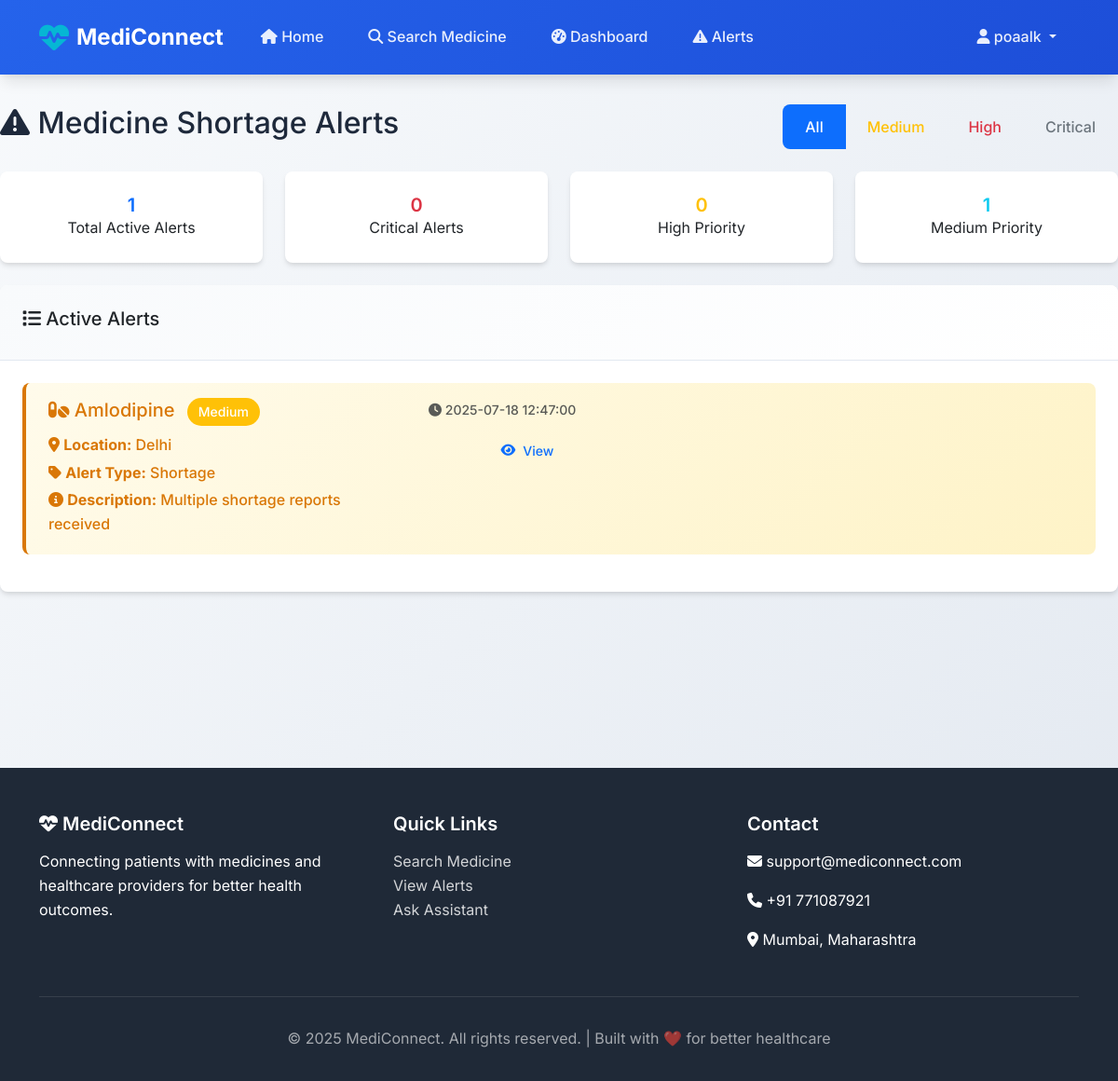
/alerts (signed in), run on the app's committed database.
### tables this page shows
CREATE TABLE shortage_alerts (
    id INTEGER PRIMARY KEY AUTOINCREMENT,
    medicine_id INTEGER NOT NULL,
    location_id INTEGER NOT NULL,
    alert_type VARCHAR(20) NOT NULL CHECK (alert_type IN ('shortage', 'price_spike', 'unavailable')),
    severity VARCHAR(20) NOT NULL CHECK (severity IN ('low', 'medium', 'high', 'critical')),
    description TEXT,
    affected_pharmacies_count INTEGER DEFAULT 0,
    average_price DECIMAL(10, 2),
    price_increase_percentage DECIMAL(5, 2),
    is_active BOOLEAN DEFAULT TRUE,
    created_at TIMESTAMP DEFAULT CURRENT_TIMESTAMP,
    resolved_at TIMESTAMP NULL,
    FOREIGN KEY (medicine_id) REFERENCES medicines(id),
    FOREIGN KEY (location_id) REFERENCES locations(id)
);

CREATE TABLE medicines (
    id INTEGER PRIMARY KEY AUTOINCREMENT,
    name VARCHAR(200) NOT NULL,
    generic_name VARCHAR(200),
    brand_name VARCHAR(200),
    dosage_form VARCHAR(50), -- tablet, capsule, injection, etc.
    strength VARCHAR(50),
    category VARCHAR(100), -- essential, controlled, etc.
    manufacturer VARCHAR(200),
    is_essential BOOLEAN DEFAULT FALSE,
    created_at TIMESTAMP DEFAULT CURRENT_TIMESTAMP,
    updated_at TIMESTAMP DEFAULT CURRENT_TIMESTAMP
);

CREATE TABLE locations (
    id INTEGER PRIMARY KEY AUTOINCREMENT,
    name VARCHAR(100) NOT NULL,
    location_type VARCHAR(20) NOT NULL CHECK (location_type IN ('state', 'district', 'city', 'area')),
    parent_id INTEGER,
    latitude DECIMAL(10, 8),
    longitude DECIMAL(11, 8),
    created_at TIMESTAMP DEFAULT CURRENT_TIMESTAMP,
    FOREIGN KEY (parent_id) REFERENCES locations(id)
);

### app.py (the view)
@app.route('/alerts')
@login_required
def view_alerts():
    alerts = execute_query('''
        SELECT sa.*, m.name as medicine_name, l.name as location_name
        FROM shortage_alerts sa
        JOIN medicines m ON sa.medicine_id = m.id
        JOIN locations l ON sa.location_id = l.id
        WHERE sa.is_active = TRUE
        ORDER BY sa.severity DESC, sa.created_at DESC
    ''')
    return render_template('alerts.html', alerts=alerts)

### app.py (called while the page is built)
def login_required(f):
    @wraps(f)
    def decorated_function(*args, **kwargs):
        if 'user_id' not in session:
            return redirect(url_for('login'))
        return f(*args, **kwargs)
    return decorated_function

def get_db_connection():
    conn = sqlite3.connect('healthcare.db')
    conn.row_factory = sqlite3.Row
    return conn

def execute_query(query, params=None):
    conn = get_db_connection()
    try:
        if params:
            result = conn.execute(query, params).fetchall()
        else:
            result = conn.execute(query).fetchall()
        conn.commit()
        return result
    except Exception as e:
        logger.error(f"Database error: {e}")
        return None
    finally:
        conn.close()

### templates/alerts.html (shortened to what this page needs)
{% extends "base.html" %}
{% block content %}
<div class="row">
    <div class="col-md-12">
        <div class="d-flex justify-content-between align-items-center mb-4">
            <h2><i class="fas fa-exclamation-triangle"></i> Medicine Shortage Alerts</h2>
            <div class="btn-group" role="group">
                <button type="button" class="btn btn-outline-primary active" onclick="filterAlerts('all')">All</button>
                <button type="button" class="btn btn-outline-warning" onclick="filterAlerts('medium')">Medium</button>
                <button type="button" class="btn btn-outline-danger" onclick="filterAlerts('high')">High</button>
                <button type="button" class="btn btn-outline-secondary" onclick="filterAlerts('critical')">Critical</button>
            </div>
        </div>
    </div>
</div>
<div class="row mb-4">
    <div class="col-md-3">
        <div class="card text-center">
            <div class="card-body">
                <h5 class="card-title text-primary">{{ alerts|length }}</h5>
                <p class="card-text">Total Active Alerts</p>
            </div>
        </div>
    </div>
    <div class="col-md-3">
        <div class="card text-center">
            <div class="card-body">
                <h5 class="card-title text-danger">{{ alerts|selectattr('severity', 'equalto', 'critical')|list|length }}</h5>
                <p class="card-text">Critical Alerts</p>
            </div>
        </div>
    </div>
    <div class="col-md-3">
        <div class="card text-center">
            <div class="card-body">
                <h5 class="card-title text-warning">{{ alerts|selectattr('severity', 'equalto', 'high')|list|length }}</h5>
                <p class="card-text">High Priority</p>
            </div>
        </div>
    </div>
    <div class="col-md-3">
        <div class="card text-center">
            <div class="card-body">
                <h5 class="card-title text-info">{{ alerts|selectattr('severity', 'equalto', 'medium')|list|length }}</h5>
                <p class="card-text">Medium Priority</p>
            </div>
        </div>
    </div>
</div>
<div class="row">
    <div class="col-md-12">
        <div class="card">
            <div class="card-header">
                <h5><i class="fas fa-list"></i> Active Alerts</h5>
            </div>
            <div class="card-body">
                {% if alerts %}
                <div id="alertsList">
                    {% for alert in alerts %}
                    <div class="alert alert-{{ 'warning' if alert.severity == 'medium' else 'danger' if alert.severity == 'high' else 'dark' if alert.severity == 'critical' else 'info' }} alert-dismissible fade show"
                         data-severity="{{ alert.severity }}" data-alert-id="{{ alert.id }}">
                        <div class="row">
                            <div class="col-md-8">
                                <h5 class="alert-heading">
                                    <i class="fas fa-pills"></i> {{ alert.medicine_name }}
                                    <span class="badge bg-{{ 'warning' if alert.severity == 'medium' else 'danger' if alert.severity == 'high' else 'dark' if alert.severity == 'critical' else 'info' }} ms-2">
                                        {{ alert.severity.title() }}
                                    </span>
                                </h5>
                                <p class="mb-1">
                                    <i class="fas fa-map-marker-alt"></i> <strong>Location:</strong> {{ alert.location_name }}
                                </p>
                                <p class="mb-1">
                                    <i class="fas fa-tag"></i> <strong>Alert Type:</strong> {{ alert.alert_type.title() }}
                                </p>
                                {% if alert.description %}
                                <p class="mb-1">
                                    <i class="fas fa-info-circle"></i> <strong>Description:</strong> {{ alert.description }}
                                </p>
                                {% endif %}
                            </div>
                            <div class="col-md-4 text-end">
                                <div class="mb-2">
                                    <small class="text-muted">
                                        <i class="fas fa-clock"></i> {{ alert.created_at }}
                                    </small>
                                </div>
                                <div class="btn-group" role="group">
                                    <button class="btn btn-sm btn-outline-primary" onclick="viewAlertDetails({{ alert.id }})">
                                        <i class="fas fa-eye"></i> View
                                    </button>
                                </div>
                            </div>
                        </div>
                    </div>
                    {% endfor %}
                </div>
                {% else %}
                <div class="text-center py-4">
                    <i class="fas fa-check-circle text-success" style="font-size: 3rem;"></i>
                    <h4 class="mt-3">No Active Alerts</h4>
                    <p class="text-muted">All medicine supplies are currently stable.</p>
                </div>
                {% endif %}
            </div>
        </div>
    </div>
</div>
{% endblock %}

### templates/base.html (style rules this page uses)
:root { --primary-color: #2563eb; --primary-dark: #1d4ed8; --secondary-color: #06b6d4; --success-color: #059669; --warning-color: #d97706; --danger-color: #dc2626; --dark-color: #1f2937; --light-color: #f8fafc; --border-color: #e2e8f0; --text-primary: #1e293b; --text-secondary: #64748b; --shadow-sm: 0 1px 2px 0 rgba(0, 0, 0, 0.05); --shadow-md: 0 4px 6px -1px rgba(0, 0, 0, 0.1), 0 2px 4px -1px rgba(0, 0, 0, 0.06); --shadow-lg: 0 10px 15px -3px rgba(0, 0, 0, 0.1), 0 4px 6px -2px rgba(0, 0, 0, 0.05); --shadow-xl: 0 20px 25px -5px rgba(0, 0, 0, 0.1), 0 10px 10px -5px rgba(0, 0, 0, 0.04); --border-radius: 0.5rem; --transition: all 0.3s cubic-bezier(0.4, 0, 0.2, 1); }
* { margin: 0; padding: 0; box-sizing: border-box; }
body { font-family: 'Inter', -apple-system, BlinkMacSystemFont, 'Segoe UI', Roboto, sans-serif; background: linear-gradient(135deg, #f8fafc 0%, #e2e8f0 100%); color: var(--text-primary); line-height: 1.6; min-height: 100vh; }
.card { border: none; border-radius: var(--border-radius); box-shadow: var(--shadow-md); transition: var(--transition); background: white; }
.card-header { background: linear-gradient(135deg, var(--light-color) 0%, white 100%); border-bottom: 1px solid var(--border-color); padding: 1.5rem; border-radius: var(--border-radius) var(--border-radius) 0 0 !important; }
.card-title { color: var(--text-primary); font-weight: 600; margin-bottom: 0; }
.card-body { padding: 1.5rem; }
.btn { border-radius: var(--border-radius); font-weight: 500; padding: 0.75rem 1.5rem; transition: var(--transition); border: none; text-decoration: none; display: inline-flex; align-items: center; gap: 0.5rem; }
.alert { border: none; border-radius: var(--border-radius); padding: 1rem 1.5rem; margin-bottom: 1rem; font-weight: 500; display: flex; align-items: center; gap: 0.5rem; }
.alert-warning { background: linear-gradient(135deg, #fffbeb 0%, #fef3c7 100%); color: var(--warning-color); border-left: 4px solid var(--warning-color); }
.badge { padding: 0.5rem 0.75rem; border-radius: 9999px; font-weight: 500; font-size: 0.875rem; }

### data on the page
shortage_alerts: medicine_name "Amlodipine", severity "Medium", location_name "Delhi", alert_type "Shortage", description "Multiple shortage reports received", created_at "2025-07-18 12:47:00"

### other printed values
{{ session.full_name }} "poaalk"
{{ alerts|length }} "1"
{{ alerts|selectattr('severity', 'equalto', 'critical')|list|length }} "0"
{{ alerts|selectattr('severity', 'equalto', 'high')|list|length }} "0"
{{ alerts|selectattr('severity', 'equalto', 'medium')|list|length }} "1"
